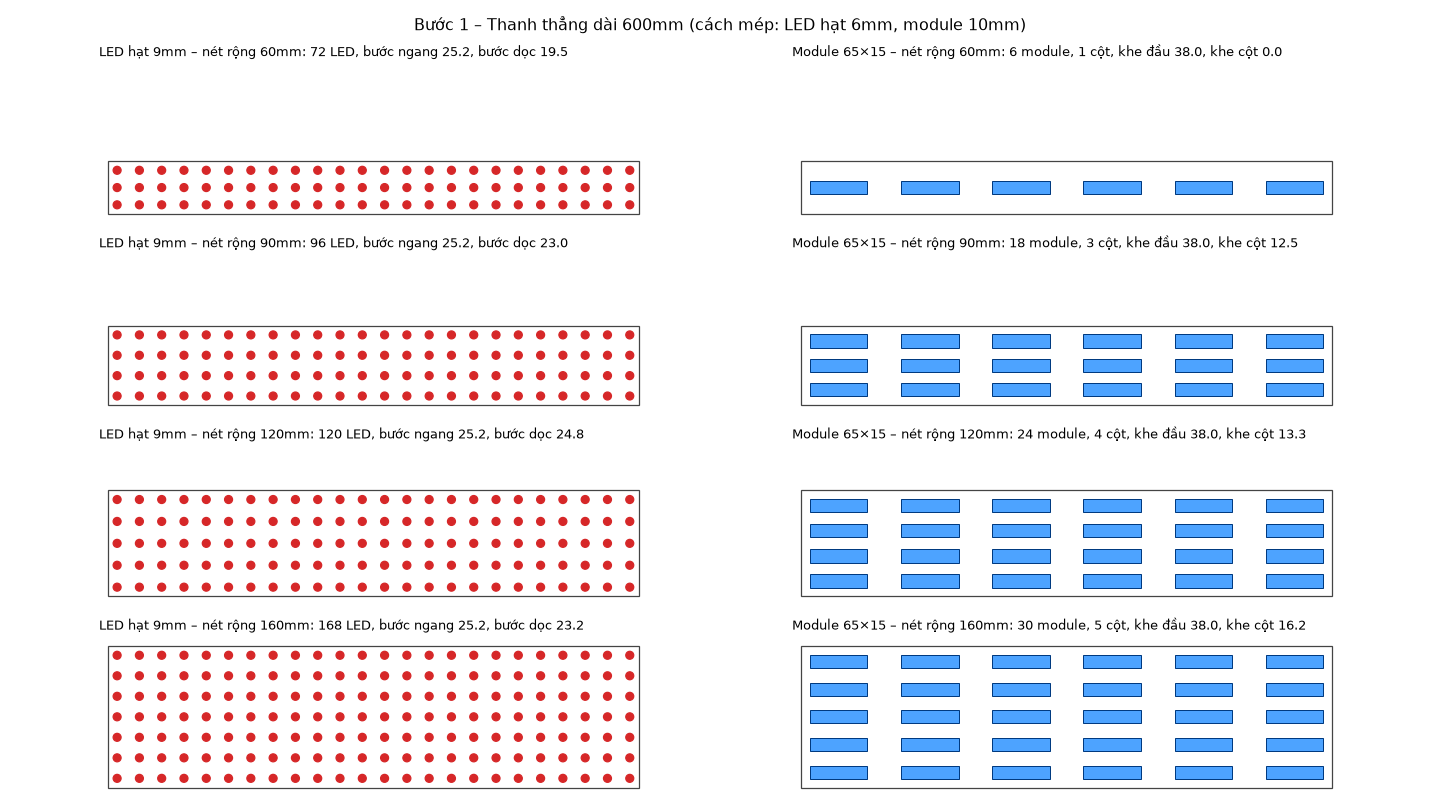

Write the Python code that produced this figure.
"""
BUOC 1 - THANH THANG. Quy tac:
  - Cach mep bang nhau o 4 phia.
  - So cot / so hang chia deu vua khit (khoang du chia deu).
  - Module nam doc theo thanh.
"""
import matplotlib
matplotlib.use("Agg")
import matplotlib.pyplot as plt
from matplotlib.patches import Rectangle, Circle

LEN = 600.0


def layout_dots(W, P=25.0, D=9.0, m=6.0):
    e = m + D / 2
    nx = round((LEN - 2 * e) / P) + 1
    ny = max(1, round((W - 2 * e) / P) + 1)
    px = (LEN - 2 * e) / (nx - 1)
    py = (W - 2 * e) / (ny - 1) if ny > 1 else 0
    ys = [W / 2] if ny == 1 else [e + j * py for j in range(ny)]
    return [(e + i * px, y) for i in range(nx) for y in ys], px, py


def layout_mod(W, L=65.0, Wm=15.0, m=10.0, gap=25.0, cgap=12.0):
    nc = max(1, int((W - 2 * m + cgap) / (Wm + cgap)))
    nr = max(1, int((LEN - 2 * m + gap) / (L + gap)))
    gy = (W - 2 * m - nc * Wm) / (nc - 1) if nc > 1 else 0
    gx = (LEN - 2 * m - nr * L) / (nr - 1) if nr > 1 else 0
    y0 = m if nc > 1 else (W - Wm) / 2
    x0 = m if nr > 1 else (LEN - L) / 2
    return [(x0 + i * (L + gx), y0 + j * (Wm + gy)) for i in range(nr) for j in range(nc)], gx, gy


widths = [60, 90, 120, 160]
fig, axs = plt.subplots(len(widths), 2, figsize=(16, 9))
for r, W in enumerate(widths):
    pts, px, py = layout_dots(W)
    ax = axs[r][0]
    ax.add_patch(Rectangle((0, 0), LEN, W, fill=False, ec="#444", lw=1))
    for x, y in pts:
        ax.add_patch(Circle((x, y), 4.5, color="#d62728"))
    ax.set_title(f"LED hạt 9mm – nét rộng {W}mm: {len(pts)} LED, bước ngang {px:.1f}, bước dọc {py:.1f}" if py else
                 f"LED hạt 9mm – nét rộng {W}mm: {len(pts)} LED, 1 hàng giữa, bước {px:.1f}", fontsize=10, loc="left")
    mods, gx, gy = layout_mod(W)
    ax = axs[r][1]
    ax.add_patch(Rectangle((0, 0), LEN, W, fill=False, ec="#444", lw=1))
    for x, y in mods:
        ax.add_patch(Rectangle((x, y), 65, 15, fc="#4da3ff", ec="#003a80", lw=0.8))
    nc = len({round(y, 3) for _, y in mods})
    ax.set_title(f"Module 65×15 – nét rộng {W}mm: {len(mods)} module, {nc} cột, khe đầu {gx:.1f}, khe cột {gy:.1f}",
                 fontsize=10, loc="left")
for r, W in enumerate(widths):
    for ax in axs[r]:
        ax.set_xlim(-10, LEN + 10); ax.set_ylim(-10, max(widths) + 10)
        ax.set_aspect("equal"); ax.axis("off")
fig.suptitle("Bước 1 – Thanh thẳng dài 600mm (cách mép: LED hạt 6mm, module 10mm)", fontsize=13)
plt.tight_layout(); plt.savefig("step1_bar.png", dpi=90)
